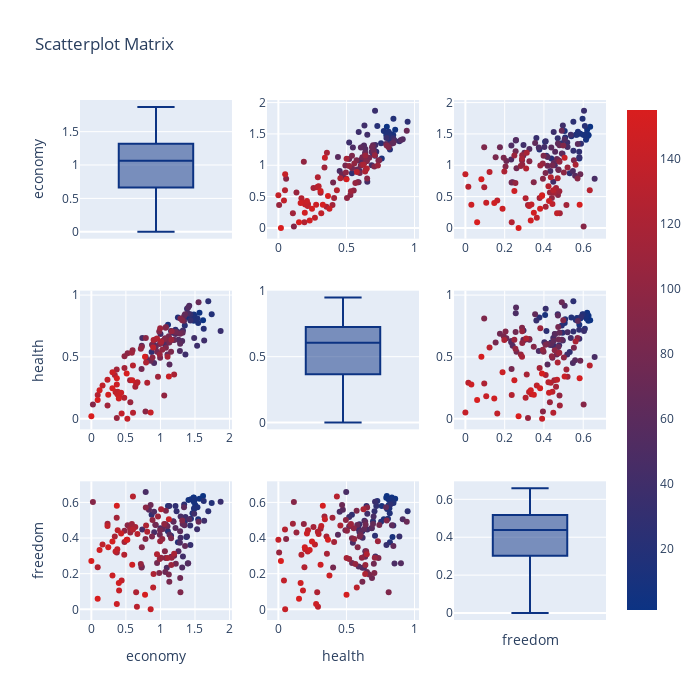

Notebook cell for this chart:
### Code cell
import plotly.figure_factory as ff

dataframe = data2017
dt2017 = dataframe.loc[:,["economy", "health", "freedom"]]
dt2017["index"] = np.arange(1, len(dt2017) + 1)

fig = ff.create_scatterplotmatrix(dt2017, diag = 'box', index = 'index', colormap = 'Portland',
                                  colormap_type = 'cat',
                                  height = 700, width = 700)
iplot(fig)

### Figure 1 — Plotly figure (JSON) as saved in the notebook; plotly's stock layout.template omitted (floating-point values rounded to 4 significant figures; data arrays with more than 128 entries replaced by an {"elided": "..."} marker saying what was removed)
{"data": [{"marker": {"color": "rgb(12, 51, 131)"}, "showlegend": false, "type": "box", "xaxis": "x", "y": {"elided": "155 float values"}, "yaxis": "y"}, {"marker": {"color": {"elided": "155 int values"}, "colorscale": [[0, "rgb(12, 51, 131)"], [1, "rgb(217, 30, 30)"]], "showscale": true, "size": 6}, "mode": "markers", "showlegend": false, "type": "scatter", "x": {"elided": "155 float values"}, "xaxis": "x2", "y": {"elided": "155 float values"}, "yaxis": "y2"}, {"marker": {"color": {"elided": "155 int values"}, "colorscale": [[0, "rgb(12, 51, 131)"], [1, "rgb(217, 30, 30)"]], "showscale": false, "size": 6}, "mode": "markers", "showlegend": false, "type": "scatter", "x": {"elided": "155 float values"}, "xaxis": "x3", "y": {"elided": "155 float values"}, "yaxis": "y3"}, {"marker": {"color": {"elided": "155 int values"}, "colorscale": [[0, "rgb(12, 51, 131)"], [1, "rgb(217, 30, 30)"]], "showscale": false, "size": 6}, "mode": "markers", "showlegend": false, "type": "scatter", "x": {"elided": "155 float values"}, "xaxis": "x4", "y": {"elided": "155 float values"}, "yaxis": "y4"}, {"marker": {"color": "rgb(12, 51, 131)"}, "showlegend": false, "type": "box", "xaxis": "x5", "y": {"elided": "155 float values"}, "yaxis": "y5"}, {"marker": {"color": {"elided": "155 int values"}, "colorscale": [[0, "rgb(12, 51, 131)"], [1, "rgb(217, 30, 30)"]], "showscale": false, "size": 6}, "mode": "markers", "showlegend": false, "type": "scatter", "x": {"elided": "155 float values"}, "xaxis": "x6", "y": {"elided": "155 float values"}, "yaxis": "y6"}, {"marker": {"color": {"elided": "155 int values"}, "colorscale": [[0, "rgb(12, 51, 131)"], [1, "rgb(217, 30, 30)"]], "showscale": false, "size": 6}, "mode": "markers", "showlegend": false, "type": "scatter", "x": {"elided": "155 float values"}, "xaxis": "x7", "y": {"elided": "155 float values"}, "yaxis": "y7"}, {"marker": {"color": {"elided": "155 int values"}, "colorscale": [[0, "rgb(12, 51, 131)"], [1, "rgb(217, 30, 30)"]], "showscale": false, "size": 6}, "mode": "markers", "showlegend": false, "type": "scatter", "x": {"elided": "155 float values"}, "xaxis": "x8", "y": {"elided": "155 float values"}, "yaxis": "y8"}, {"marker": {"color": "rgb(12, 51, 131)"}, "showlegend": false, "type": "box", "xaxis": "x9", "y": {"elided": "155 float values"}, "yaxis": "y9"}], "layout": {"height": 700, "showlegend": true, "title": {"text": "Scatterplot Matrix"}, "width": 700, "xaxis": {"anchor": "y", "domain": [0, 0.2889], "showticklabels": false}, "xaxis2": {"anchor": "y2", "domain": [0.3556, 0.6444]}, "xaxis3": {"anchor": "y3", "domain": [0.7111, 1]}, "xaxis4": {"anchor": "y4", "domain": [0, 0.2889]}, "xaxis5": {"anchor": "y5", "domain": [0.3556, 0.6444], "showticklabels": false}, "xaxis6": {"anchor": "y6", "domain": [0.7111, 1]}, "xaxis7": {"anchor": "y7", "domain": [0, 0.2889], "title": {"text": "economy"}}, "xaxis8": {"anchor": "y8", "domain": [0.3556, 0.6444], "title": {"text": "health"}}, "xaxis9": {"anchor": "y9", "domain": [0.7111, 1], "showticklabels": false, "title": {"text": "freedom"}}, "yaxis": {"anchor": "x", "domain": [0.7333, 1], "title": {"text": "economy"}}, "yaxis2": {"anchor": "x2", "domain": [0.7333, 1]}, "yaxis3": {"anchor": "x3", "domain": [0.7333, 1]}, "yaxis4": {"anchor": "x4", "domain": [0.3667, 0.6333], "title": {"text": "health"}}, "yaxis5": {"anchor": "x5", "domain": [0.3667, 0.6333]}, "yaxis6": {"anchor": "x6", "domain": [0.3667, 0.6333]}, "yaxis7": {"anchor": "x7", "domain": [0, 0.2667], "title": {"text": "freedom"}}, "yaxis8": {"anchor": "x8", "domain": [0, 0.2667]}, "yaxis9": {"anchor": "x9", "domain": [0, 0.2667]}}}
